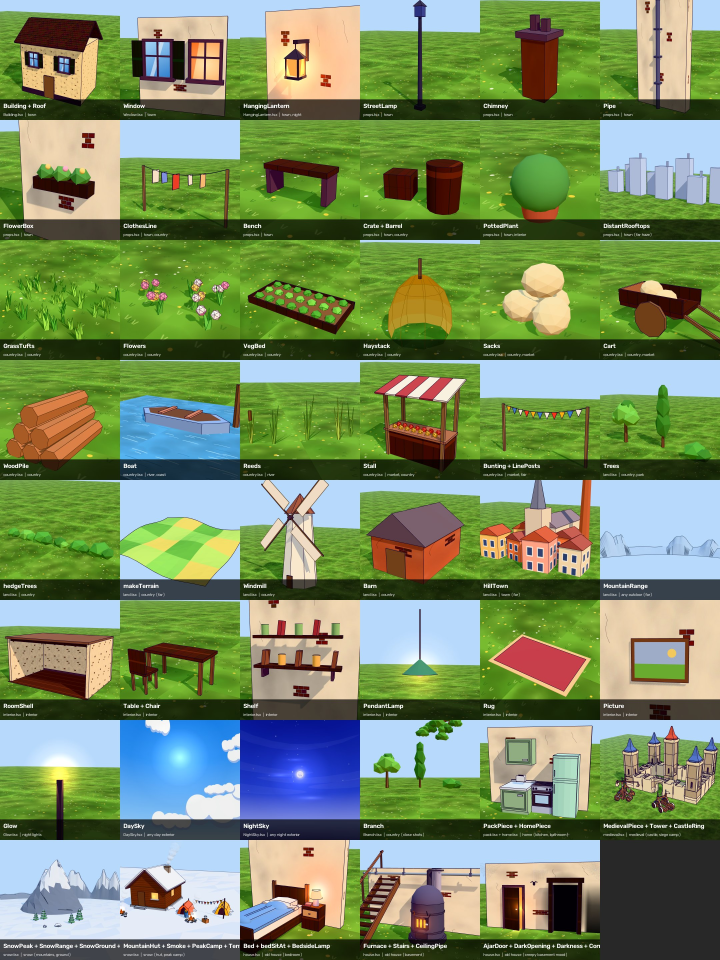
#> input picture references/sets/kit_catalog.jpg, 2160 x 2880 px (shown at 1/3 size)
$ python -i style_probe.py   (imports and definitions only)   (older library calls are emulated)
#> lines starting #> are read from the running program, lines starting #| are printed output that depends on the picture; after the words box and inside, x2 and y2 are one past the last pixel; in counts of white or black regions, pixels touching at a corner belong together
"""Measure the drawing style of every reference video (captions, blur, line art, warm/cool light).

Usage: python -I tools/style_probe.py <references_dir> [--workers 4] [--only ID ...]

Needs  <references>/analysis/visual/<id>.json (shots, from visual_analysis.py)
Writes <references>/analysis/style/<id>.json and prints one line per video.

Frames used: the middle frame of every shot (light, blur, line art) and one frame
every CAPTION_STEP_S seconds (captions). All pixel values refer to 1080x1920.

- captions: white glyphs (all channels > WHITE) with a dark ring around them, in the
  lower-middle band. Outline thickness is measured per side: march outward from the
  glyph edge until fewer than half of the samples are dark. Longer below/right than
  above/left = a drop shadow.
- blur: per 120 px tile, edge acutance = p99(Sobel magnitude) / (p95 - p5 luma).
  A Gaussian-blurred step of width sigma gives acutance ~ 3.19 / sigma, so
  sigma_px ~ 3.19 / acutance (only meaningful above ~0.8 px).
  sharp tiles = p90 of the frame, soft tiles = p25.
- line art: black-hat (15 px) > 40 and luma < 80 -> thin dark strokes; long straight
  dark segments (HoughP, >= 120 px) mostly come from outlined architecture/props.
- light: share of saturated (S > 0.25) pixels with warm hues (red-orange-yellow)
  versus cool hues (cyan-blue-violet). warm if warm >= 1.5 x cool, cool if the reverse.
"""
import argparse
import json
from concurrent.futures import ProcessPoolExecutor
from pathlib import Path

import cv2
import numpy as np

CAPTION_STEP_S = 0.5
BAND = (0.50, 0.90)          # caption search band, fraction of height
WHITE, DARK = 215, 70
TILE = 120
EXCLUDE = (0.60, 0.80)       # caption rows excluded from blur / line / light stats
SIGMA_K = 3.19


# [75 lines left out: function find_caption, not called in this run]


def keep_rows(h):
    rows = np.ones(h, bool)
    rows[int(EXCLUDE[0] * h):int(EXCLUDE[1] * h)] = False
    return rows


# [22 lines left out: function blur_stats, not called in this run]


def line_stats(gray):
    h, w = gray.shape
    rows = keep_rows(h)
    bh = cv2.morphologyEx(gray, cv2.MORPH_BLACKHAT, cv2.getStructuringElement(cv2.MORPH_ELLIPSE, (15, 15)))
    mask = ((bh > 40) & (gray < 80)).astype(np.uint8)
    mask[~rows] = 0
    dens = float(mask[rows].mean())
    dist = cv2.distanceTransform(mask, cv2.DIST_L2, 3)
    peaks = (dist > 0) & (dist >= cv2.dilate(dist, np.ones((3, 3), np.uint8)))
    width = float(np.median(2 * dist[peaks])) if peaks.any() else 0.0
    segs = cv2.HoughLinesP(mask * 255, 1, np.pi / 180, threshold=80, minLineLength=120, maxLineGap=4)
    # outlined architecture: thick (>= 3 px) straight strokes that are not near-vertical
    # (character legs are thick, straight and mostly vertical, so they are left out)
    thick = cv2.morphologyEx(mask, cv2.MORPH_OPEN, np.ones((3, 3), np.uint8))
    tsegs = cv2.HoughLinesP(thick * 255, 1, np.pi / 180, threshold=60, minLineLength=100, maxLineGap=3)
    world = 0
    if tsegs is not None:
        for x1, y1, x2, y2 in tsegs.reshape(-1, 4):
            if abs(np.degrees(np.arctan2(abs(x2 - x1), abs(y2 - y1)))) > 20:
                world += 1
    return {"line_density": round(dens, 4), "stroke_px": round(width, 2),
            "long_straight": 0 if segs is None else int(len(segs)), "thick_straight_nonvertical": world}


# [99 lines left out: functions light_stats, analyze, main, not called in this run]


# [2 lines not run here, left out]

>>> import cv2
>>> picture = cv2.imread('../references/sets/kit_catalog.jpg', cv2.IMREAD_GRAYSCALE)
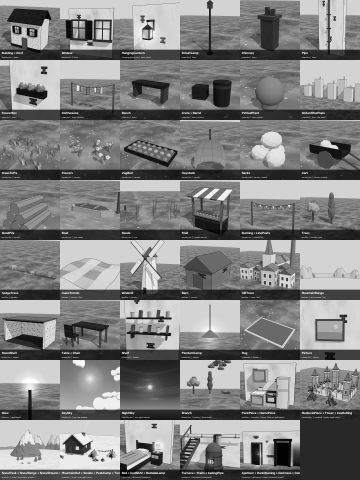
#> picture: shape (2880, 2160) (shown at 1/6 size); min 0, max 255, mean 129.5
>>> result = line_stats(picture)
#> in line_stats, `bh = cv2.morphologyEx(gray, cv2.MORPH_BLACKHAT, cv2.getStructuringElem..`:
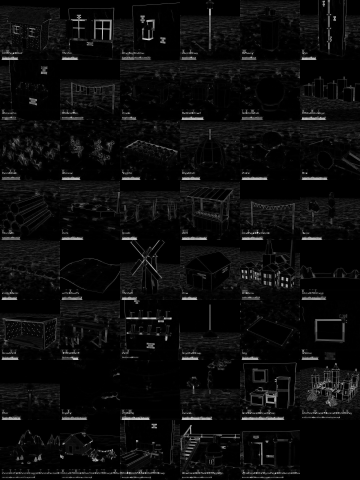
#> bh: shape (2880, 2160) (shown at 1/6 size); min 0, max 255, mean 12
#> in line_stats, `mask = ((bh > 40) & (gray < 80)).astype(np.uint8)`:
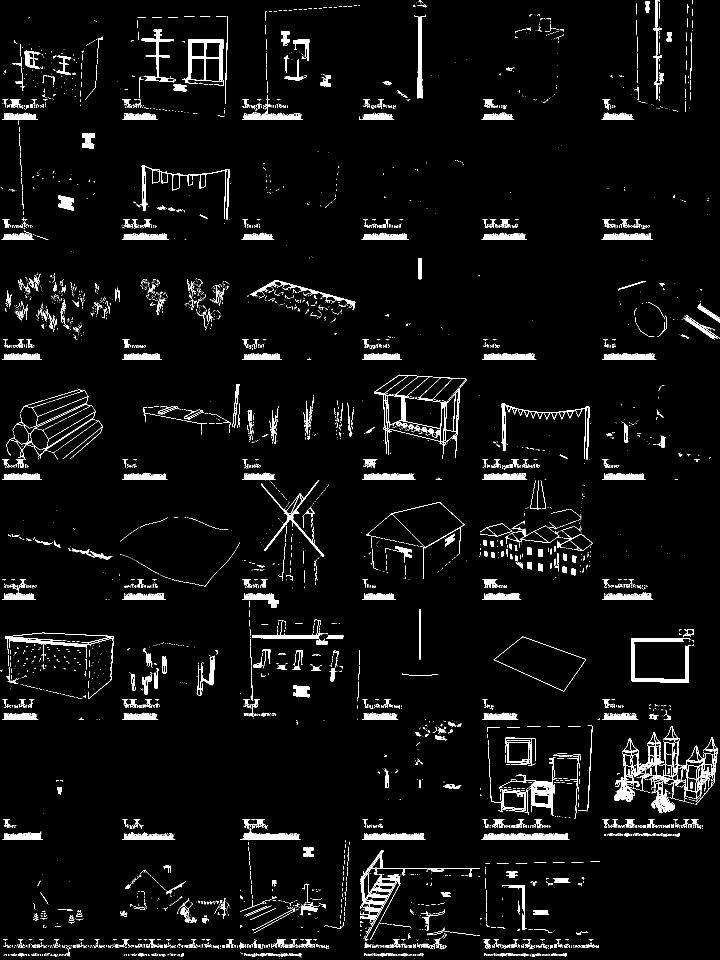
#> mask: shape (2880, 2160) (shown at 1/3 size); values 0 (black) and 1 (white), 3.9% white; 6595 white regions (5557 under 20 px), largest, box (x1, y1, x2, y2) and area: (1842, 2178, 2058, 2406) 6109, (1893, 1914, 2073, 2049) 5684, (1080, 2550, 1282, 2823) 5582
#> in line_stats, `mask[~rows] = 0`:
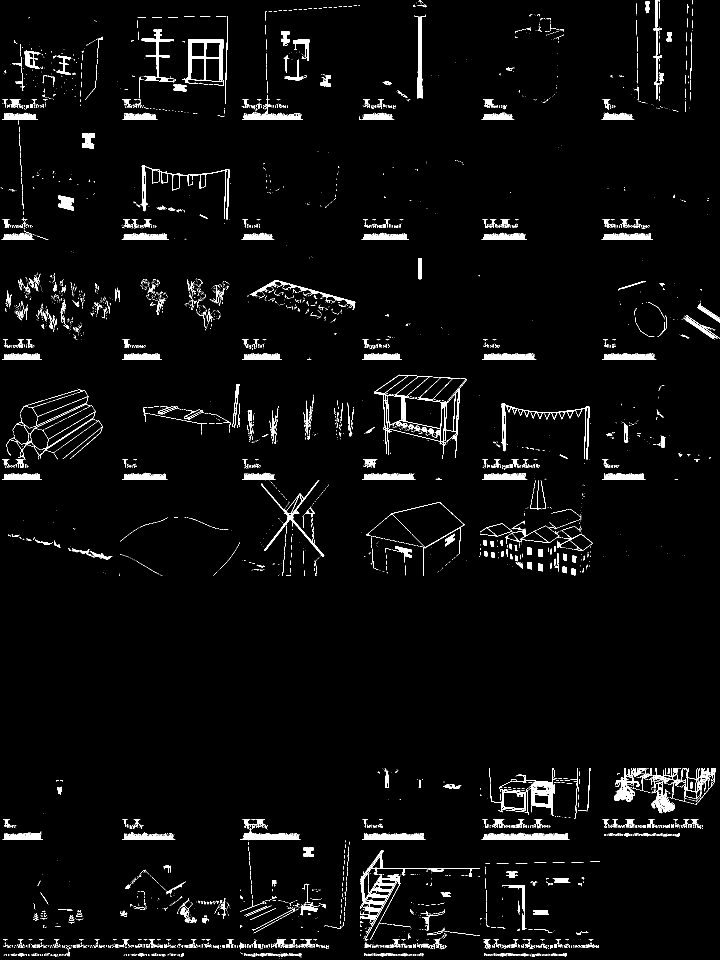
#> mask: shape (2880, 2160) (shown at 1/3 size); values 0 (black) and 1 (white), 3% white; 5573 white regions (4718 under 20 px), largest, box (x1, y1, x2, y2) and area: (1080, 2550, 1282, 2823) 5582, (1122, 1124, 1399, 1374) 5214, (556, 117, 670, 251) 4542
#> in line_stats, `dens = float(mask[rows].mean())`: dens = 0.0377
#> in line_stats, `peaks = (dist > 0) & (dist >= cv2.dilate(dist, np.ones((3, 3), np.uint..`:
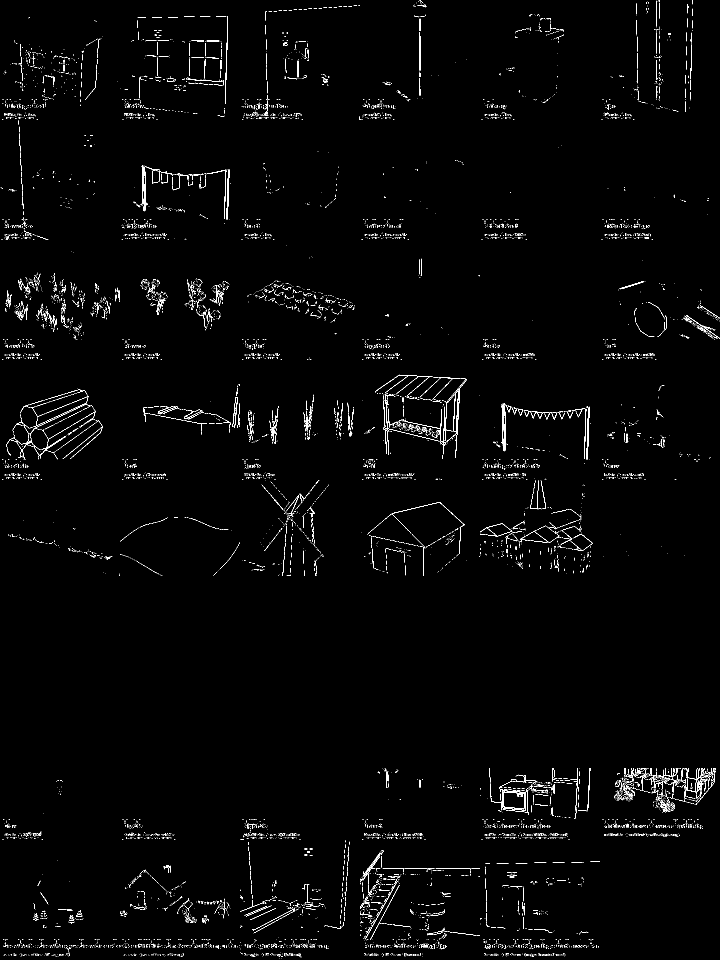
#> peaks: shape (2880, 2160) bool (shown at 1/3 size); 1.1% white in thin lines or dots
#> in line_stats, `width = float(np.median(2 * dist[peaks])) if peaks.any() else 0.0`: width = 1.91
#> in line_stats, `segs = cv2.HoughLinesP(mask * 255, 1, np.pi / 180, threshold=80, minLi..`: segs = 169 rows, first 6: [1086, 2519, 1276, 2519], [1449, 2517, 1703, 2517], [366, 1439, 502, 1439], [1450, 1078, 1604, 1078], [1806, 1079, 1968, 1079], [1452, 1075, 1602, 1075]
#> in line_stats, `thick = cv2.morphologyEx(mask, cv2.MORPH_OPEN, np.ones((3, 3), np.uint..`:
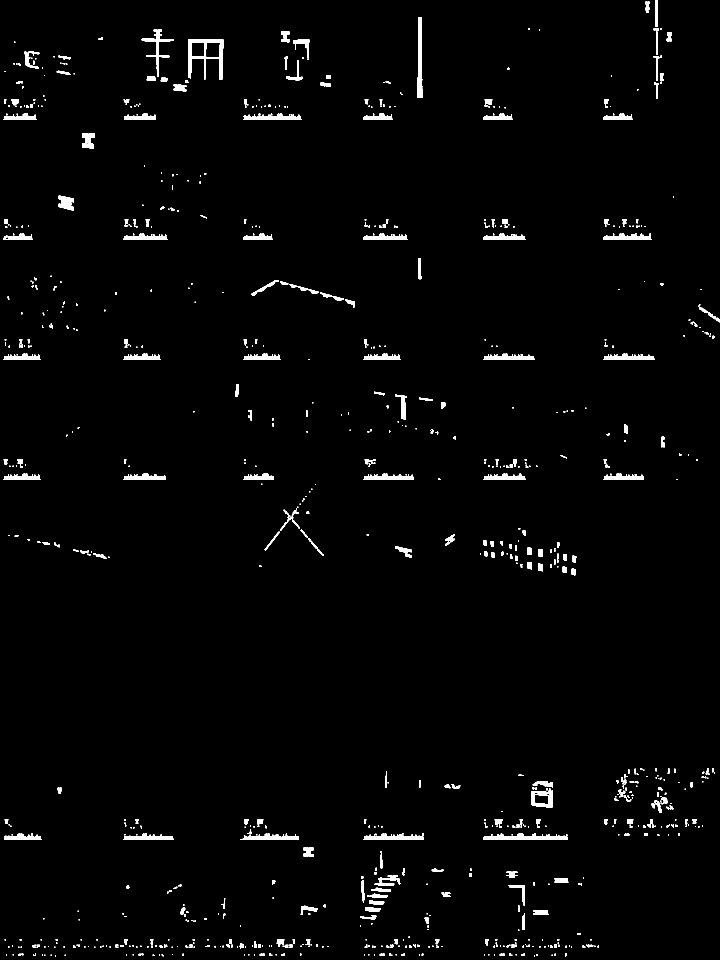
#> thick: shape (2880, 2160) (shown at 1/3 size); values 0 (black) and 1 (white), 1.9% white; 1025 white regions (508 under 20 px), largest, box (x1, y1, x2, y2) and area: (564, 117, 670, 239) 4256, (1449, 2499, 1704, 2520) 3375, (1253, 52, 1267, 294) 2909
#> in line_stats, `tsegs = cv2.HoughLinesP(thick * 255, 1, np.pi / 180, threshold=60, min..`: tsegs = 159 rows, first 6: [732, 2515, 895, 2515], [728, 2516, 895, 2516], [1449, 2518, 1703, 2518], [1452, 2508, 1700, 2508], [1091, 2519, 1271, 2519], [373, 1433, 495, 1433]
#> the loop in line_stats, `for x1, y1, x2, y2 in tsegs.reshape(-1, 4):` made 159 passes
#> after the loop in line_stats, `for x1, y1, x2, y2 in tsegs.reshape(-1, 4):`: world = 148
#> result = {'line_density': 0.0377, 'stroke_px': 1.91, 'long_straight': 169, 'thick_straight_nonvertical': 148}

$ run again, on references/sets/kit_home.jpg
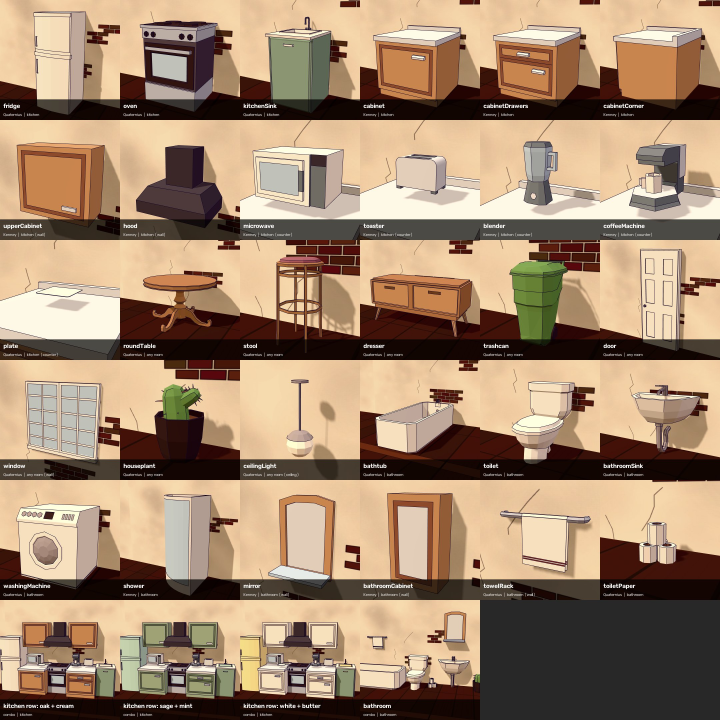
#> input picture references/sets/kit_home.jpg, 2160 x 2160 px (shown at 1/3 size)
#> in line_stats, `mask[~rows] = 0`:
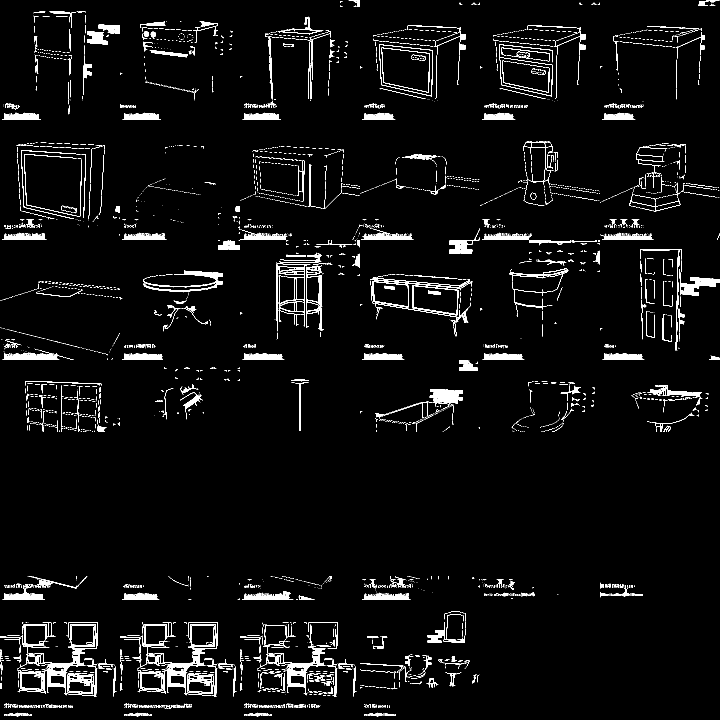
#> mask: shape (2160, 2160) (shown at 1/3 size); values 0 (black) and 1 (white), 3.5% white; 4732 white regions (3984 under 20 px), largest, box (x1, y1, x2, y2) and area: (53, 1867, 293, 2091) 4802, (463, 1867, 653, 2087) 4365, (823, 1942, 977, 2086) 3863
#> dens = 0.0439
#> peaks: shape (2160, 2160) bool; 1.7% white in thin lines or dots
#> width = 1.91
#> segs = 95 rows, first 6: [731, 717, 855, 717], [1447, 1079, 1572, 1079], [1450, 718, 1585, 718], [1806, 719, 1960, 719], [1086, 709, 1232, 709], [1453, 714, 1586, 714]
#> in line_stats, `thick = cv2.morphologyEx(mask, cv2.MORPH_OPEN, np.ones((3, 3), np.uint..`:
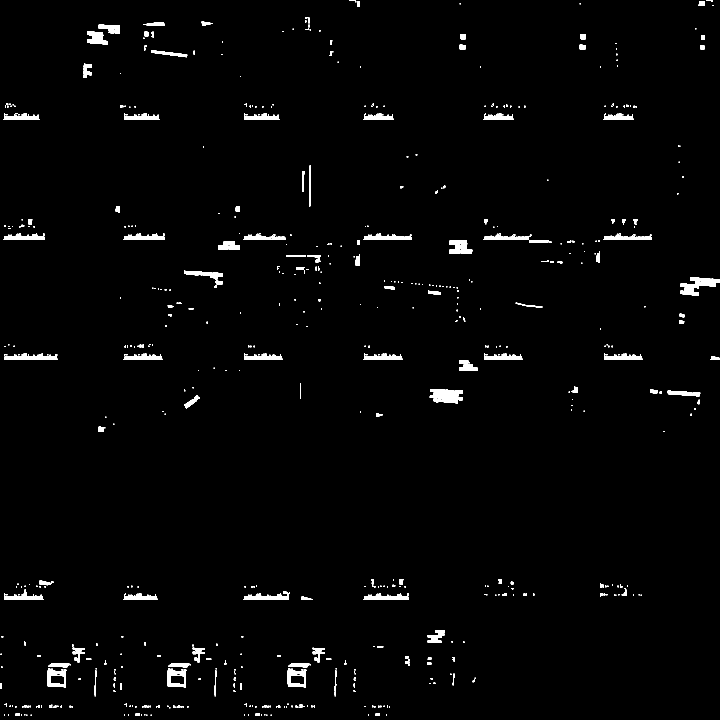
#> thick: shape (2160, 2160) (shown at 1/3 size); values 0 (black) and 1 (white), 1.8% white; 692 white regions (395 under 20 px), largest, box (x1, y1, x2, y2) and area: (12, 1059, 173, 1080) 2150, (1091, 699, 1236, 720) 1832, (731, 1779, 867, 1800) 1810
#> tsegs = 120 rows, first 6: [1452, 1079, 1567, 1079], [372, 715, 493, 715], [371, 1077, 486, 1077], [13, 1075, 171, 1075], [733, 713, 855, 713], [13, 711, 132, 711]
#> the loop in line_stats, `for x1, y1, x2, y2 in tsegs.reshape(-1, 4):` made 120 passes
#> after the loop in line_stats, `for x1, y1, x2, y2 in tsegs.reshape(-1, 4):`: world = 118
#> result = {'line_density': 0.0439, 'stroke_px': 1.91, 'long_straight': 95, 'thick_straight_nonvertical': 118}

$ run again, on references/sets/kit_medieval.jpg
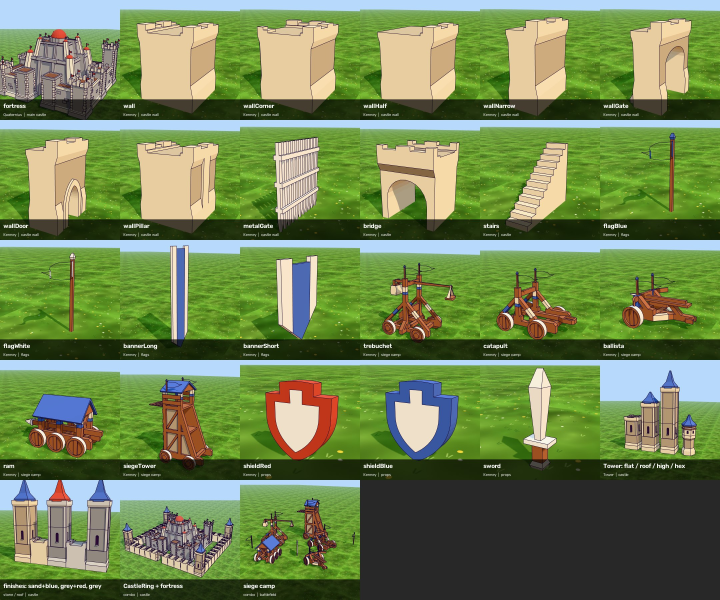
#> input picture references/sets/kit_medieval.jpg, 2160 x 1800 px (shown at 1/3 size)
#> in line_stats, `mask[~rows] = 0`:
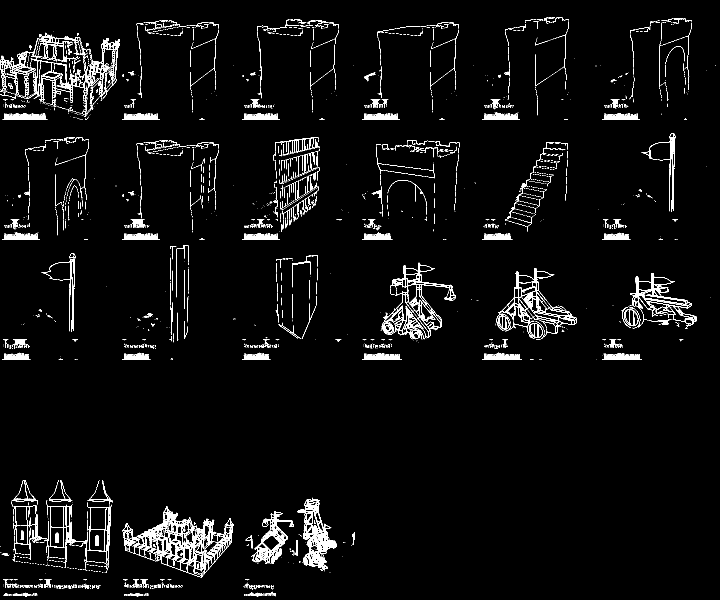
#> mask: shape (1800, 2160) (shown at 1/3 size); values 0 (black) and 1 (white), 3.2% white; 3515 white regions (2945 under 20 px), largest, box (x1, y1, x2, y2) and area: (367, 1519, 701, 1733) 11876, (1144, 788, 1368, 1017) 6069, (891, 1493, 1010, 1712) 6058
#> dens = 0.0402
#> peaks: shape (1800, 2160) bool; 1.9% white in thin lines or dots
#> width = 1.91
#> segs = 25 rows, first 6: [11, 358, 138, 358], [13, 349, 135, 349], [14, 350, 135, 350], [13, 355, 136, 355], [12, 357, 137, 357], [7, 359, 142, 359]
#> in line_stats, `thick = cv2.morphologyEx(mask, cv2.MORPH_OPEN, np.ones((3, 3), np.uint..`:
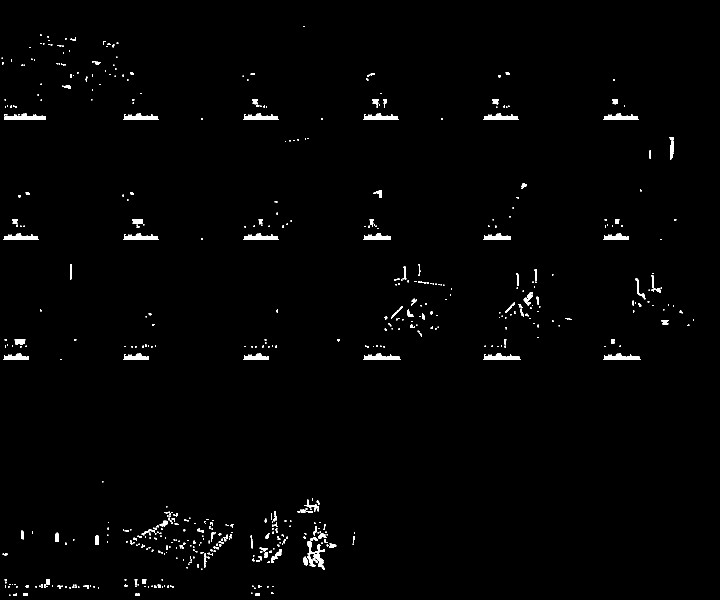
#> thick: shape (1800, 2160) (shown at 1/3 size); values 0 (black) and 1 (white), 1.2% white; 638 white regions (369 under 20 px), largest, box (x1, y1, x2, y2) and area: (12, 341, 138, 360) 1627, (1451, 1060, 1561, 1080) 1408, (1091, 1061, 1201, 1080) 1406
#> tsegs = 54 rows, first 6: [1091, 359, 1194, 359], [731, 358, 834, 358], [731, 719, 834, 719], [1812, 356, 1913, 356], [14, 351, 135, 351], [371, 357, 474, 357]
#> the loop in line_stats, `for x1, y1, x2, y2 in tsegs.reshape(-1, 4):` made 54 passes
#> after the loop in line_stats, `for x1, y1, x2, y2 in tsegs.reshape(-1, 4):`: world = 54
#> result = {'line_density': 0.0402, 'stroke_px': 1.91, 'long_straight': 25, 'thick_straight_nonvertical': 54}
